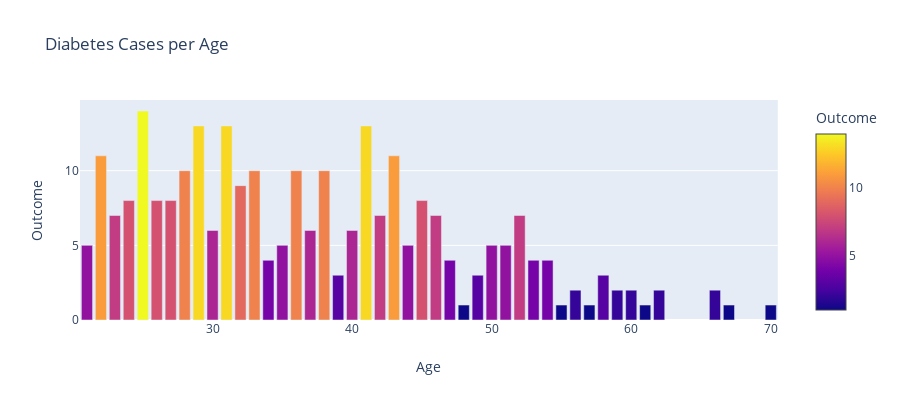

Write notebook code for a chart like this one.
### Markdown cell above
### 4. Creating bar chart with group by Age for total who has diabetes

### Code cell
diabestes_per_age = df.loc[df.Outcome == 1].groupby(['Age']).Outcome.sum().reset_index()
diabestes_per_age = diabestes_per_age.sort_values(by='Age')

fig = px.bar(diabestes_per_age, x='Age', 
             y='Outcome', 
             title='Diabetes Cases per Age',
             hover_data=['Age', 'Outcome'], 
             color='Outcome', 
             height=400)
fig.show()

### Figure 1 — Plotly figure (JSON) as saved in the notebook; plotly's stock layout.template omitted (floating-point values rounded to 4 significant figures)
{"data": [{"alignmentgroup": "True", "customdata": [[21, 5], [22, 11], [23, 7], [24, 8], [25, 14], [26, 8], [27, 8], [28, 10], [29, 13], [30, 6], [31, 13], [32, 9], [33, 10], [34, 4], [35, 5], [36, 10], [37, 6], [38, 10], [39, 3], [40, 6], [41, 13], [42, 7], [43, 11], [44, 5], [45, 8], [46, 7], [47, 4], [48, 1], [49, 3], [50, 5], [51, 5], [52, 7], [53, 4], [54, 4], [55, 1], [56, 2], [57, 1], [58, 3], [59, 2], [60, 2], [61, 1], [62, 2], [66, 2], [67, 1], [70, 1]], "hoverlabel": {"namelength": 0}, "hovertemplate": "Age=%{customdata[0]}<br>Outcome=%{marker.color}", "legendgroup": "", "marker": {"color": [5, 11, 7, 8, 14, 8, 8, 10, 13, 6, 13, 9, 10, 4, 5, 10, 6, 10, 3, 6, 13, 7, 11, 5, 8, 7, 4, 1, 3, 5, 5, 7, 4, 4, 1, 2, 1, 3, 2, 2, 1, 2, 2, 1, 1], "coloraxis": "coloraxis"}, "name": "", "offsetgroup": "", "orientation": "v", "showlegend": false, "textposition": "auto", "type": "bar", "x": [21, 22, 23, 24, 25, 26, 27, 28, 29, 30, 31, 32, 33, 34, 35, 36, 37, 38, 39, 40, 41, 42, 43, 44, 45, 46, 47, 48, 49, 50, 51, 52, 53, 54, 55, 56, 57, 58, 59, 60, 61, 62, 66, 67, 70], "xaxis": "x", "y": [5, 11, 7, 8, 14, 8, 8, 10, 13, 6, 13, 9, 10, 4, 5, 10, 6, 10, 3, 6, 13, 7, 11, 5, 8, 7, 4, 1, 3, 5, 5, 7, 4, 4, 1, 2, 1, 3, 2, 2, 1, 2, 2, 1, 1], "yaxis": "y"}], "layout": {"barmode": "relative", "coloraxis": {"colorbar": {"title": {"text": "Outcome"}}, "colorscale": [[0, "#0d0887"], [0.1111, "#46039f"], [0.2222, "#7201a8"], [0.3333, "#9c179e"], [0.4444, "#bd3786"], [0.5556, "#d8576b"], [0.6667, "#ed7953"], [0.7778, "#fb9f3a"], [0.8889, "#fdca26"], [1, "#f0f921"]]}, "height": 400, "legend": {"tracegroupgap": 0}, "title": {"text": "Diabetes Cases per Age"}, "xaxis": {"anchor": "y", "domain": [0, 0.98], "title": {"text": "Age"}}, "yaxis": {"anchor": "x", "domain": [0, 1], "title": {"text": "Outcome"}}}}
